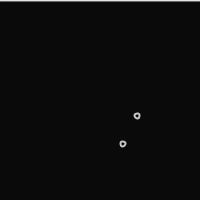
Frame 1 (no input)
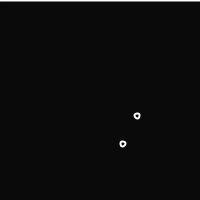
Frame 60 (the mouse pressed at the canvas centre just before this capture)
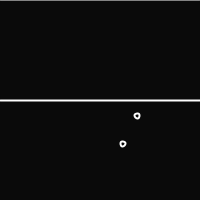
Frame 120 (the mouse held since frame 60 and released just before this capture)

The Processing sketch that drew these frames (run headless with seeded random() and noise(); from frame 60 on, the mouse is pressed at the canvas centre):

// Processing sketch: parabola_1
// ── parabola_1.pde
//##############################
// draw parabola
//##############################

int num = 2;
PVector[] foci = new PVector[num];
float yd;       // y of directrix

void setup(){
  randomSeed(45);
  size(200, 200);
  background(10);
  strokeWeight(2);
  stroke(200);
  noFill();
  
  // init of focus point
  for(int i=0; i<num; i++){
    foci[i] = new PVector(width*random(0.25, 0.75), height*random(0.25, 0.75));
  }
}

void draw(){
  background(10); 
  yd = mouseY;
  
  // draw focus point and directri
  for(PVector f: foci) circle(f.x ,f.y, 5);
  line(0, yd, width, yd);
  
  // draw parabola
  stroke(255);
  beginShape();
  for(int i=0; i<width; i++){
    float max = -1;
    for(PVector f: foci){
      PVector mid = return_parabola(i, f.x, f.y, yd);
      // if(yd>f.y) point(mid.x, mid.y);
      if(yd>f.y){
        if(mid.y>max) max=mid.y;
      }
    }
    vertex (i, max);
  }
  endShape();
}

PVector return_parabola(float _x, float _xf, float _yf, float _yd){
  PVector mid_point;
  float x = _x;
  float y = pow(x-_xf, 2)/(2*(_yf-_yd)) + (_yf+_yd)/2;
  mid_point = new PVector(x, y);
  return mid_point;
}


//void draw_parabola(float _xf, float _yf, float _yd){
//  float x, y;
//  for(int i=0; i<width; i++){
//    x = i;
//    y = pow(x-_xf, 2)/(2*(_yf-_yd)) + (_yf+_yd)/2;
//    push();
//    stroke(0, 255, 255);
//    if(_yf-_yd<0) point(x, y);
//    pop();
//  }
// }
